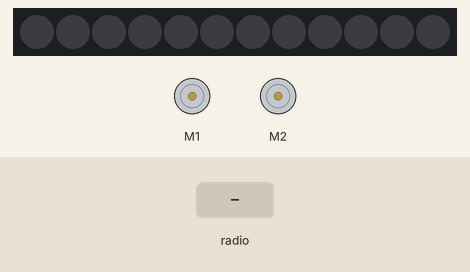
Recording of a program running on a simulated BBC micro:bit (MakeCode). Shown: 2 × DC motor (green arrow = forward, orange = backward, longer = faster), 12 RGB LEDs in strip order, left to right. The test bench sets the inputs (shaded band). Dim RGB values are drawn brighter than linear.

Above: at 1.2 s.
1.3 s: radio message "0" arrives
At 2.4 s:
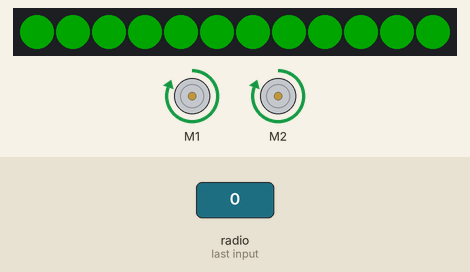
2.8 s: radio message "1" arrives
At 3.6 s:
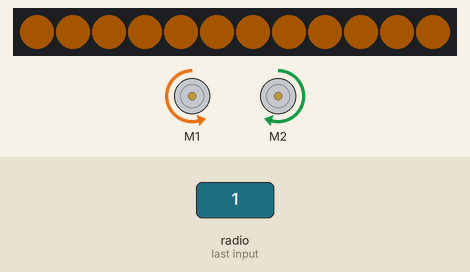
4.3 s: radio message "2" arrives
At 4.7 s:
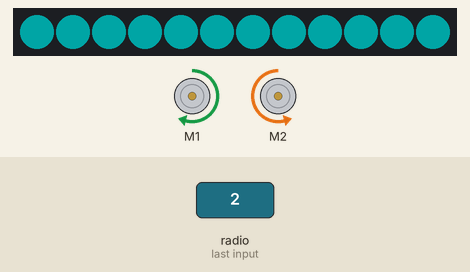
5.8 s: radio message "3" arrives
At 7.1 s:
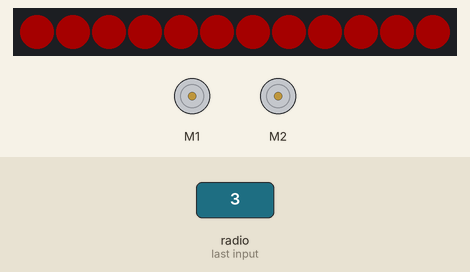
Timing chart, 0 to 8.3 s (numbered marks = the images above; inputs shaded):
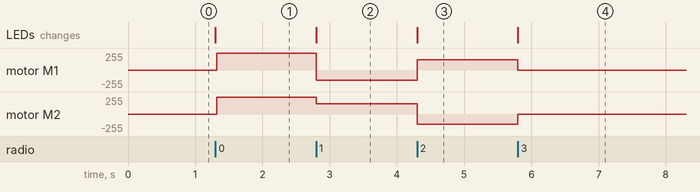

The program:

main.ts
```typescript
radio.onReceivedNumber(function (receivedNumber) {
    if (receivedNumber == 0) {
        bitbot.go(BBDirection.Forward, 100)
        bitbot.setLedColor(0x00FF00)
    } else if (receivedNumber == 1) {
        bitbot.rotate(BBRobotDirection.Left, 60)
        bitbot.setLedColor(0xFF8000)
    } else if (receivedNumber == 2) {
        bitbot.rotate(BBRobotDirection.Right, 60)
        bitbot.setLedColor(0x00FFFF)
    } else if (receivedNumber == 3) {
        bitbot.stop(BBStopMode.Coast)
        bitbot.setLedColor(0xFF0000)
    }
})
radio.setGroup(1)
```

test.ts
```typescript
// testene settes inn her; disse vil ikke kompilert så lenge denne pakken blir brukt som en utvidelse.
```

Measured:
- after the input at 1.3 s, motor M1, motor M2: stopped → forward 255/255 at once; the LEDs: change at once (image 1)
- after the input at 2.8 s, motor M1: forward 255/255 → backward 153/255 at once; motor M2: forward 255/255 → forward 153/255 at once; the LEDs: change at once (image 2)
- after the input at 4.3 s, motor M1: backward 153/255 → forward 153/255 at once; motor M2: forward 153/255 → backward 153/255 at once; the LEDs: change at once (image 3)
- after the input at 5.8 s, motor M1: forward 153/255 → stopped at once; motor M2: backward 153/255 → stopped at once; the LEDs: change at once (image 4)
